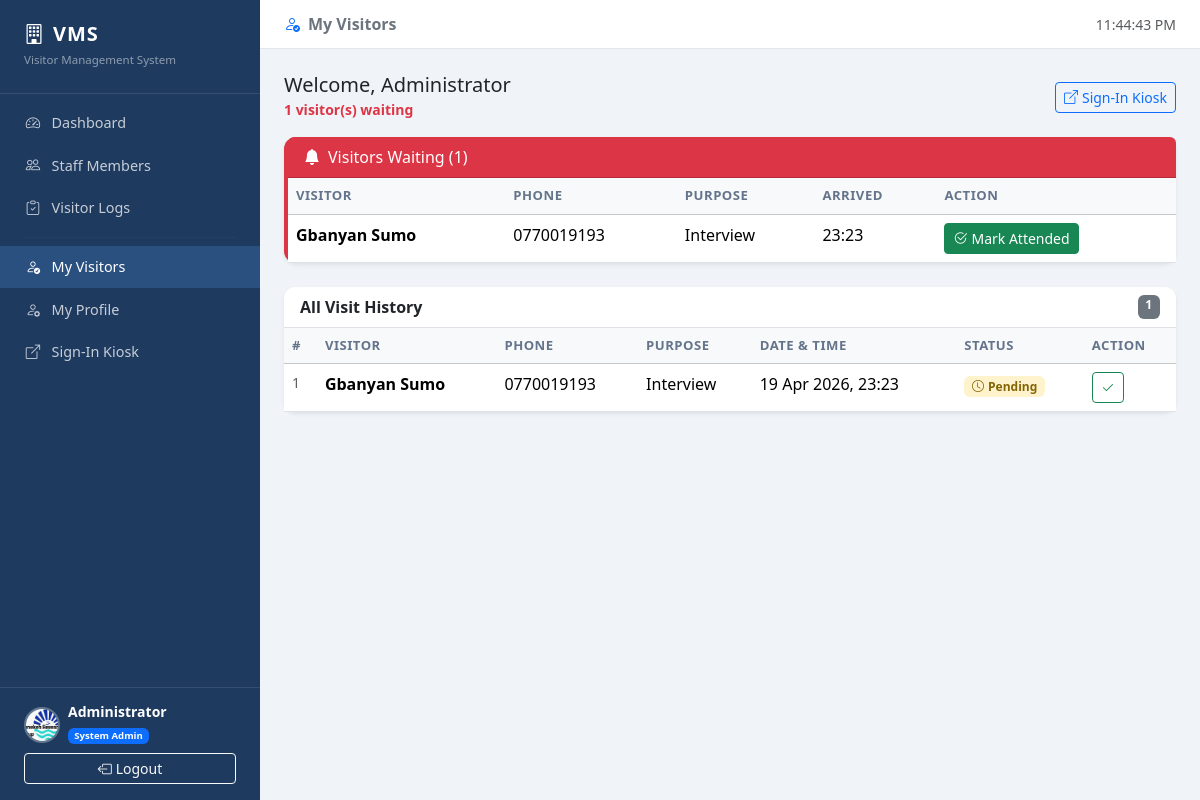
The app's page /dashboard (signed in) with its own data.
### app.py (models this page shows, shortened)
class User(UserMixin, db.Model):
    __tablename__ = 'users'
    id = db.Column(db.Integer, primary_key=True)
    full_name = db.Column(db.String(120), nullable=False)
    office_number = db.Column(db.String(50), default='')
    phone = db.Column(db.String(30), default='')
    email = db.Column(db.String(120), default='')
    username = db.Column(db.String(80), unique=True, nullable=False)
    password_hash = db.Column(db.String(256), nullable=False)
    is_admin = db.Column(db.Boolean, default=False)
    avatar = db.Column(db.String(200), default='')
    created_at = db.Column(db.DateTime, default=datetime.utcnow)
    visits = db.relationship('Visit', backref='staff', lazy=True,
                             cascade='all, delete-orphan')

class Visit(db.Model):
    __tablename__ = 'visits'
    id = db.Column(db.Integer, primary_key=True)
    visitor_name = db.Column(db.String(120), nullable=False)
    visitor_phone = db.Column(db.String(30), default='')
    purpose = db.Column(db.String(200), default='')
    staff_id = db.Column(db.Integer, db.ForeignKey('users.id'), nullable=False)
    signed_in_at = db.Column(db.DateTime, default=datetime.utcnow)
    attended = db.Column(db.Boolean, default=False)
    attended_at = db.Column(db.DateTime)

### app.py (the view)
@app.route('/dashboard')
@login_required
def dashboard():
    visits = Visit.query.filter_by(staff_id=current_user.id)\
        .order_by(Visit.signed_in_at.desc()).all()
    pending = [v for v in visits if not v.attended]
    return render_template('staff_dashboard.html', visits=visits, pending_count=len(pending))

### app.py (called while the page is built)
@login_manager.user_loader
def load_user(user_id):
    return db.session.get(User, int(user_id))

### templates/staff_dashboard.html (shortened to what this page needs)
{% extends "base.html" %}
{% block page_title %}<i class="bi bi-person-check me-2 text-primary"></i>My Visitors{% endblock %}
{% block content %}
<div class="d-flex justify-content-between align-items-center mb-3">
  <div>
    <h5 class="mb-0">Welcome, {{ current_user.full_name }}</h5>
    <small class="text-muted">
      {% if pending_count > 0 %}
        <span class="text-danger fw-semibold">{{ pending_count }} visitor(s) waiting</span>
      {% else %}
        No pending visitors
      {% endif %}
    </small>
  </div>
  <a href="{{ url_for('index') }}" target="_blank" class="btn btn-outline-primary btn-sm">
    <i class="bi bi-box-arrow-up-right me-1"></i>Sign-In Kiosk
  </a>
</div>
{% set pending = visits | selectattr('attended', 'equalto', false) | list %}
{% if pending %}
<div class="card border-0 shadow-sm mb-4" style="border-left: 4px solid #dc3545 !important; border-radius:12px;">
  <div class="card-header bg-danger text-white rounded-top" style="border-radius:12px 12px 0 0;">
    <i class="bi bi-bell-fill me-2"></i>Visitors Waiting ({{ pending | length }})
  </div>
  <div class="card-body p-0">
    <div class="table-responsive">
      <table class="table table-hover mb-0">
        <thead class="table-light">
          <tr>
            <th>Visitor</th><th>Phone</th><th>Purpose</th><th>Arrived</th><th>Action</th>
          </tr>
        </thead>
        <tbody>
          {% for v in pending %}
          <tr>
            <td class="fw-semibold">{{ v.visitor_name }}</td>
            <td>{{ v.visitor_phone or '—' }}</td>
            <td>{{ v.purpose or '—' }}</td>
            <td>
              <span title="{{ v.signed_in_at.strftime('%Y-%m-%d %H:%M') }}">
                {{ v.signed_in_at.strftime('%H:%M') }}
              </span>
            </td>
            <td>
              <form method="POST" action="{{ url_for('attend_visit', visit_id=v.id) }}" class="d-inline">
                <button class="btn btn-success btn-sm">
                  <i class="bi bi-check2-circle me-1"></i>Mark Attended
                </button>
              </form>
            </td>
          </tr>
          {% endfor %}
        </tbody>
      </table>
    </div>
  </div>
</div>
{% endif %}
<div class="card border-0 shadow-sm" style="border-radius:12px;">
  <div class="card-header bg-white border-bottom d-flex justify-content-between" style="border-radius:12px 12px 0 0;">
    <span class="fw-semibold">All Visit History</span>
    <span class="badge bg-secondary">{{ visits | length }}</span>
  </div>
  <div class="card-body p-0">
    {% if visits %}
    <div class="table-responsive">
      <table class="table table-hover mb-0">
        <thead class="table-light">
          <tr>
            <th>#</th><th>Visitor</th><th>Phone</th><th>Purpose</th>
            <th>Date & Time</th><th>Status</th><th>Action</th>
          </tr>
        </thead>
        <tbody>
          {% for v in visits %}
          <tr>
            <td class="text-muted small">{{ loop.index }}</td>
            <td class="fw-semibold">{{ v.visitor_name }}</td>
            <td>{{ v.visitor_phone or '—' }}</td>
            <td>{{ v.purpose or '—' }}</td>
            <td>{{ v.signed_in_at.strftime('%d %b %Y, %H:%M') }}</td>
            <td>
              {% if v.attended %}
              <span class="badge badge-attended">
                <i class="bi bi-check-circle me-1"></i>Attended
              </span>
              {% else %}
              <span class="badge badge-pending">
                <i class="bi bi-clock me-1"></i>Pending
              </span>
              {% endif %}
            </td>
            <td>
              {% if not v.attended %}
              <form method="POST" action="{{ url_for('attend_visit', visit_id=v.id) }}" class="d-inline">
                <button class="btn btn-outline-success btn-sm">
                  <i class="bi bi-check2"></i>
                </button>
              </form>
              {% else %}
              <small class="text-muted">{{ v.attended_at.strftime('%H:%M') if v.attended_at else '' }}</small>
              {% endif %}
            </td>
          </tr>
          {% endfor %}
        </tbody>
      </table>
    </div>
    {% else %}
    <div class="text-center py-5 text-muted">
      <i class="bi bi-inbox display-4 d-block mb-2"></i>
      No visitors yet. Share the sign-in kiosk link with visitors.
    </div>
    {% endif %}
  </div>
</div>
{% endblock %}

### templates/base.html (shortened to what this page needs)
<!DOCTYPE html>
<html lang="en">
<head>
  <link href="https://cdn.jsdelivr.net/npm/bootstrap@5.3.2/dist/css/bootstrap.min.css" rel="stylesheet">
  <link href="https://cdn.jsdelivr.net/npm/bootstrap-icons@1.11.3/font/bootstrap-icons.css" rel="stylesheet">
</head>
<body>
<div id="sidebar">
  <div class="brand">
    <h5><i class="bi bi-building me-2"></i>VMS</h5>
    <small>Visitor Management System</small>
  </div>
  <nav class="mt-2">
    {% if current_user.is_admin %}
    <a href="{{ url_for('admin_dashboard') }}" class="nav-link {% if request.endpoint == 'admin_dashboard' %}active{% endif %}">
      <i class="bi bi-speedometer2"></i> Dashboard
    </a>
    <a href="{{ url_for('admin_staff') }}" class="nav-link {% if request.endpoint == 'admin_staff' %}active{% endif %}">
      <i class="bi bi-people"></i> Staff Members
    </a>
    <a href="{{ url_for('admin_visitors') }}" class="nav-link {% if request.endpoint == 'admin_visitors' %}active{% endif %}">
      <i class="bi bi-clipboard-check"></i> Visitor Logs
    </a>
    <hr style="border-color:rgba(255,255,255,0.1); margin: 0.5rem 1.5rem;">
    {% endif %}
    <a href="{{ url_for('dashboard') }}" class="nav-link {% if request.endpoint == 'dashboard' %}active{% endif %}">
      <i class="bi bi-person-check"></i> My Visitors
    </a>
    <a href="{{ url_for('profile') }}" class="nav-link {% if request.endpoint == 'profile' %}active{% endif %}">
      <i class="bi bi-person-gear"></i> My Profile
    </a>
    <a href="{{ url_for('index') }}" class="nav-link" target="_blank">
      <i class="bi bi-box-arrow-up-right"></i> Sign-In Kiosk
    </a>
  </nav>
  <div class="sidebar-footer">
    <div class="d-flex align-items-center gap-2 mb-2">
      {% if current_user.avatar %}
      <img src="{{ url_for('static', filename='avatars/' + current_user.avatar) }}"
           class="avatar-sm" alt="avatar">
      {% else %}
      <div class="avatar-initials">{{ current_user.full_name[0].upper() }}</div>
      {% endif %}
      <div>
        <div class="text-white small fw-semibold" style="line-height:1.2;">{{ current_user.full_name }}</div>
        <div>
          {% if current_user.is_admin %}
          <span class="badge bg-primary" style="font-size:0.6rem;">System Admin</span>
          {% else %}
          <span class="badge bg-secondary" style="font-size:0.6rem;">Staff</span>
          {% endif %}
        </div>
      </div>
    </div>
    <a href="{{ url_for('logout') }}" class="btn btn-sm btn-outline-light w-100">
      <i class="bi bi-box-arrow-left me-1"></i>Logout
    </a>
  </div>
</div>
<div id="main">
  <div id="topbar">
    <span class="fw-semibold text-secondary">{% block page_title %}{% endblock %}</span>
    <span class="text-muted small" id="clock"></span>
  </div>
  <div id="content">
    {% block content %}{% endblock %}
  </div>
</div>
</body>
</html>

### templates/base.html (style rules this page uses)
:root { --sidebar-bg: #1e3a5f; --sidebar-hover: #2a5080; --accent: #2196F3; }
body { background: #f0f4f8; min-height: 100vh; }
#sidebar { width: 260px; min-height: 100vh; background: var(--sidebar-bg); position: fixed; top: 0; left: 0; z-index: 100; display: flex; flex-direction: column; transition: transform 0.3s; }
#sidebar .brand { padding: 1.4rem 1.5rem; border-bottom: 1px solid rgba(255,255,255,0.1); }
#sidebar .brand h5 { color: #fff; margin: 0; font-weight: 700; letter-spacing: 1px; }
#sidebar .brand small { color: rgba(255,255,255,0.5); font-size: 0.72rem; }
#sidebar .nav-link { color: rgba(255,255,255,0.75); padding: 0.65rem 1.5rem; display: flex; align-items: center; gap: 0.6rem; border-radius: 0; transition: background 0.15s, color 0.15s; font-size: 0.9rem; }
#sidebar .nav-link:hover, #sidebar .nav-link.active { background: var(--sidebar-hover); color: #fff; }
#sidebar .nav-link i { width: 18px; text-align: center; }
#sidebar .sidebar-footer { margin-top: auto; padding: 1rem 1.5rem; border-top: 1px solid rgba(255,255,255,0.1); }
.avatar-sm { width: 36px; height: 36px; border-radius: 50%; object-fit: cover; border: 2px solid rgba(255,255,255,0.3); }
#main { margin-left: 260px; min-height: 100vh; }
#topbar { background: #fff; border-bottom: 1px solid #e0e7ef; padding: 0.75rem 1.5rem; display: flex; align-items: center; justify-content: space-between; position: sticky; top: 0; z-index: 50; }
#content { padding: 1.5rem; }
.table th { font-weight: 600; font-size: 0.82rem; text-transform: uppercase; letter-spacing: 0.5px; color: #64748b; }
.badge-pending { background: #fff3cd; color: #856404; }

### records on screen
User: avatar (picture), full_name "Administrator"
Visit: visitor_name "Gbanyan Sumo", visitor_phone "0770019193", purpose "Interview", signed_in_at "23:23", signed_in_at "19 Apr 2026, 23:23", attended False (drawn)

### other values on screen
{{ pending_count }} "1"
{{ pending | length }} "1"
{{ visits | length }} "1"
